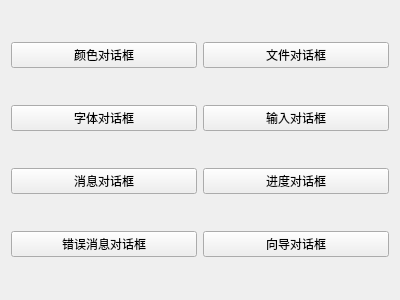
<?xml version="1.0" encoding="UTF-8"?>
<ui version="4.0">
 <class>Widget</class>
 <widget class="QWidget" name="Widget">
  <property name="geometry">
   <rect>
    <x>0</x>
    <y>0</y>
    <width>400</width>
    <height>300</height>
   </rect>
  </property>
  <property name="windowTitle">
   <string>Widget</string>
  </property>
  <layout class="QGridLayout" name="gridLayout">
   <item row="4" column="0">
    <widget class="QPushButton" name="pushButton_3">
     <property name="text">
      <string>错误消息对话框</string>
     </property>
    </widget>
   </item>
   <item row="1" column="1">
    <widget class="QPushButton" name="pushButton_5">
     <property name="text">
      <string>输入对话框</string>
     </property>
    </widget>
   </item>
   <item row="2" column="0">
    <widget class="QPushButton" name="pushButton_2">
     <property name="text">
      <string>消息对话框</string>
     </property>
    </widget>
   </item>
   <item row="2" column="1">
    <widget class="QPushButton" name="pushButton_8">
     <property name="text">
      <string>进度对话框</string>
     </property>
    </widget>
   </item>
   <item row="0" column="0">
    <widget class="QPushButton" name="pushButton_7">
     <property name="text">
      <string>颜色对话框</string>
     </property>
    </widget>
   </item>
   <item row="0" column="1">
    <widget class="QPushButton" name="pushButton_6">
     <property name="text">
      <string>文件对话框</string>
     </property>
    </widget>
   </item>
   <item row="1" column="0">
    <widget class="QPushButton" name="pushButton">
     <property name="text">
      <string>字体对话框</string>
     </property>
    </widget>
   </item>
   <item row="4" column="1">
    <widget class="QPushButton" name="pushButton_4">
     <property name="text">
      <string>向导对话框</string>
     </property>
    </widget>
   </item>
  </layout>
 </widget>
 <layoutdefault spacing="6" margin="11"/>
 <resources/>
 <connections/>
</ui>
